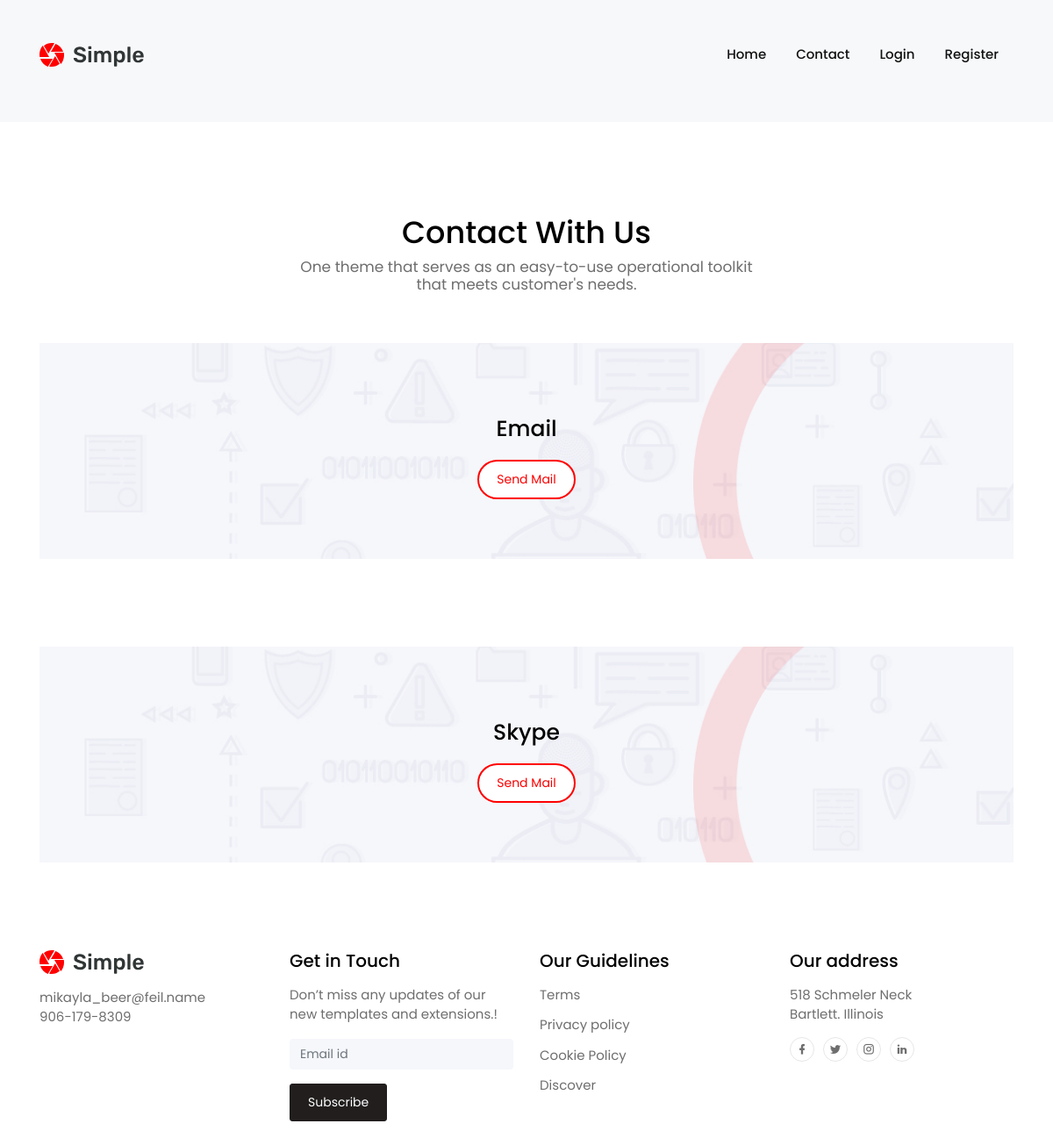
Page /contact/ on the earlier database version.
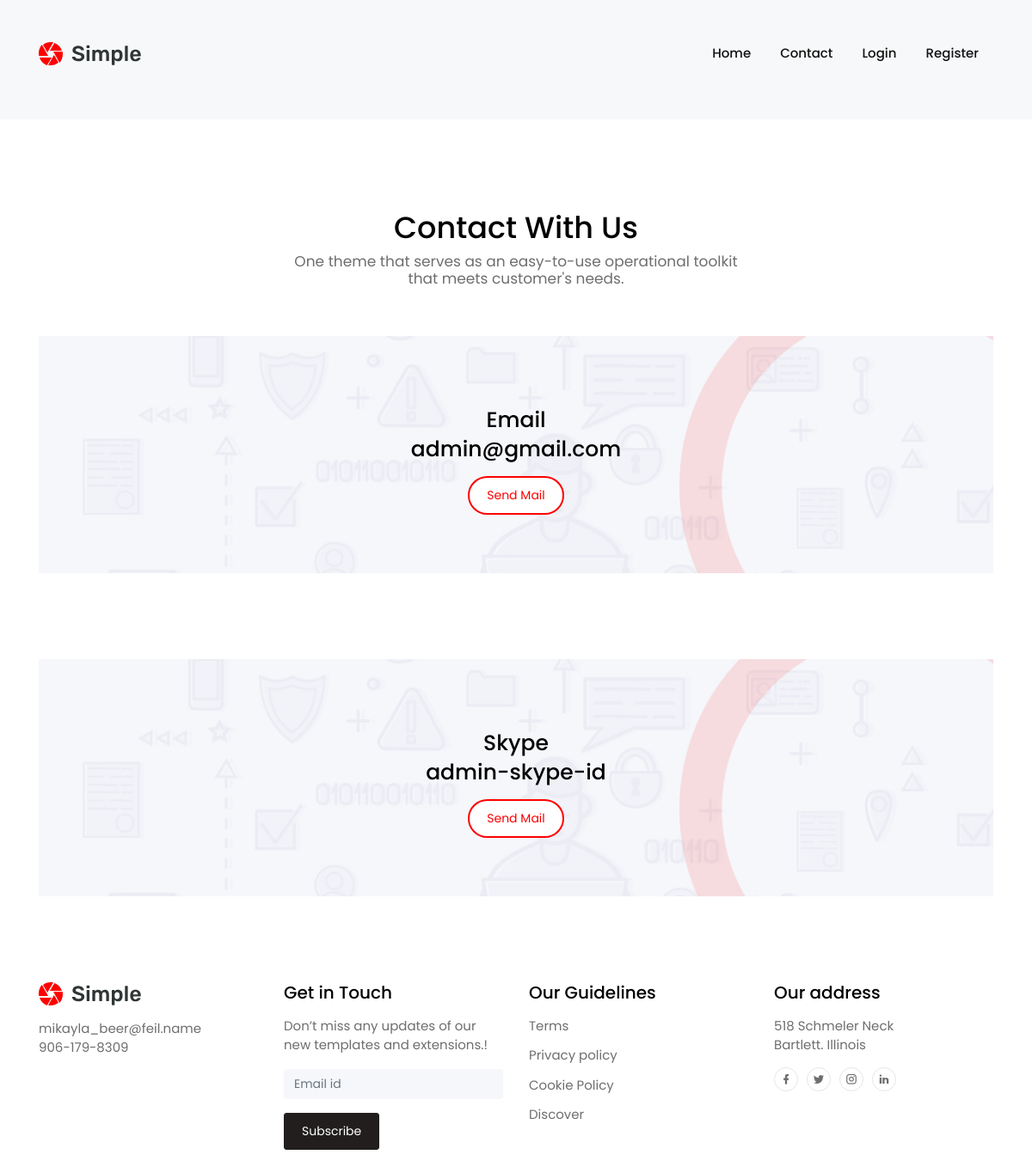
Same page on the later database version.
### account/models.py (models this page shows, shortened)
class Settings(models.Model):
    domain = models.CharField(max_length=255)
    api_key = models.CharField(max_length=255)
    commission = models.IntegerField(default=0)
    email = models.EmailField(unique=True, null=True, blank=True)
    skype = models.CharField(max_length=255, null=True, blank=True)
    notice = models.TextField(null=True, blank=True)
    class Meta:
        verbose_name_plural = "Site Settings"

### core/views.py (the view)
# urls.py: path('contact/', views.contact, name="contact"),
def contact(request):
    setting = Settings.objects.first()
    context = {
        'setting' : setting
    }
    return render(request, 'landing/contact-us.html', context)

### account/context_processors.py (called while the page is built, shortened)
def user_balance_processor(request):
    user_balance = Decimal('0.0')
    return {'user_balance': user_balance}

### template/landing/contact-us.html (shortened to what this page needs)
{% extends 'landing/base.html' %}
{% load static %}
{% block content %}
  <div class="content-wrapper">
    <div class="container">
      <section class="features-overview" id="features-section" >
        <div class="content-header">
          <h2>Contact With Us</h2>
          <h6 class="section-subtitle text-muted">One theme that serves as an easy-to-use operational toolkit<br>that meets customer's needs.</h6>
        </div>
      </section>
      <section class="contact-us" id="contact-section">
        <div class="contact-us-bgimage grid-margin" >
          <div class="pb-2">
            <h4 class="px-3 px-md-0 m-0" data-aos="fade-down">Email</h4>
            <h4 class="pt-1" data-aos="fade-down">{{setting.email}}</h4>
          </div>
          <div data-aos="fade-up">
            <button class="btn btn-rounded btn-outline-danger">Send Mail</button>
          </div>
        </div>
        <div class="contact-us-bgimage grid-margin" >
            <div class="pb-2">
              <h4 class="px-3 px-md-0 m-0" data-aos="fade-down">Skype</h4>
              <h4 class="pt-1" data-aos="fade-down">{{setting.skype}}</h4>
            </div>
            <div data-aos="fade-up">
              <button class="btn btn-rounded btn-outline-danger">Send Mail</button>
            </div>
          </div>
      </section>
      <section class="contact-details" id="contact-details-section">
        <div class="row text-center text-md-left">
          <div class="col-12 col-md-6 col-lg-3 grid-margin">
            <img src="{% static 'assets2/images/Group2.svg' %}" alt="" class="pb-2">
            <div class="pt-2">
              <p class="text-muted m-0">mikayla_beer@feil.name</p>
              <p class="text-muted m-0">906-179-8309</p>
            </div>
          </div>
          <div class="col-12 col-md-6 col-lg-3 grid-margin">
            <h5 class="pb-2">Get in Touch</h5>
            <p class="text-muted">Don’t miss any updates of our new templates and extensions.!</p>
            <form>
              <input type="text" class="form-control" id="Email" placeholder="Email id">
            </form>
            <div class="pt-3">
              <button class="btn btn-dark">Subscribe</button>
            </div>
          </div>
          <div class="col-12 col-md-6 col-lg-3 grid-margin">
            <h5 class="pb-2">Our Guidelines</h5>
            <a href="#"><p class="m-0 pb-2">Terms</p></a>
            <a href="#" ><p class="m-0 pt-1 pb-2">Privacy policy</p></a>
            <a href="#"><p class="m-0 pt-1 pb-2">Cookie Policy</p></a>
            <a href="#"><p class="m-0 pt-1">Discover</p></a>
          </div>
          <div class="col-12 col-md-6 col-lg-3 grid-margin">
              <h5 class="pb-2">Our address</h5>
              <p class="text-muted">518 Schmeler Neck<br>Bartlett. Illinois</p>
              <div class="d-flex justify-content-center justify-content-md-start">
                <a href="#"><span class="mdi mdi-facebook"></span></a>
                <a href="#"><span class="mdi mdi-twitter"></span></a>
                <a href="#"><span class="mdi mdi-instagram"></span></a>
                <a href="#"><span class="mdi mdi-linkedin"></span></a>
              </div>
          </div>
        </div>
      </section>
    </div>
  </div>
{% endblock %}

### template/landing/base.html (shortened to what this page needs)
{% load static %}
<!DOCTYPE html>
<html lang="en">
<head>
  <link rel="stylesheet" href="{% static 'assets2/vendors/owl-carousel/css/owl.carousel.min.css' %}">
  <link rel="stylesheet" href="{% static 'assets2/vendors/owl-carousel/css/owl.theme.default.css' %}">
  <link rel="stylesheet" href="{% static 'assets2/vendors/mdi/css/materialdesignicons.min.css' %}">
  <link rel="stylesheet" href="{% static 'assets2/vendors/aos/css/aos.css' %}">
  <link rel="stylesheet" href="{% static 'assets2/css/style.min.css' %}">
</head>
<body id="body" data-spy="scroll" data-target=".navbar" data-offset="100">
  <header id="header-section">
    <nav class="navbar navbar-expand-lg pl-3 pl-sm-0" id="navbar">
    <div class="container">
      <div class="navbar-brand-wrapper d-flex w-100">
        <img src="{% static 'assets2/images/Group2.svg' %}" alt="">
      </div>
      <div class="collapse navbar-collapse navbar-menu-wrapper" id="navbarSupportedContent">
        <ul class="navbar-nav align-items-lg-center align-items-start ml-auto">
          <li class="nav-item">
            <a class="nav-link" href="{% url 'core:index' %}">Home <span class="sr-only">(current)</span></a>
          </li>
          <li class="nav-item">
            <a class="nav-link" href="{% url 'core:contact' %}">Contact</a>
          </li>
          <li class="nav-item">
            <a class="nav-link" href="#digital-marketing-section">Login</a>
          </li>
          <li class="nav-item">
            <a class="nav-link" href="#digital-marketing-section">Register</a>
          </li>
        </ul>
      </div>
    </div>
    </nav>
  </header>
  {% block content %}{% endblock %}
</body>
</html>

Differences in the rows shown:
added Settings: email "admin@gmail.com", skype "admin-skype-id"
